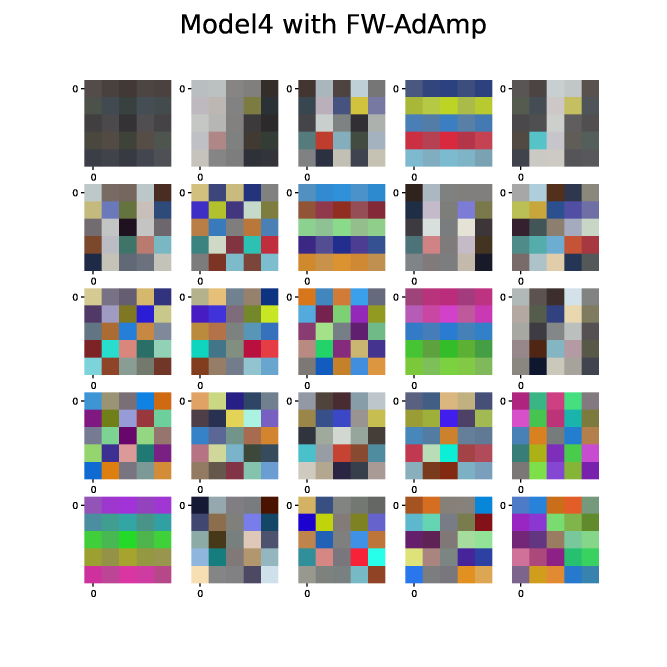
#> input picture adv/Model4 with FW-AdAmp.png, 2000 x 2000 px (shown at 1/3 size)
$ python -i whiteboard.py   (imports and definitions only)
#> lines starting #> are read from the running program, lines starting #| are printed output that depends on the picture
### adv/perturb_pca.py
import pickle
import matplotlib
import numpy as np
import matplotlib.pyplot as plt
matplotlib.style.use('seaborn-white')
np.random.seed(1919810)


def get_perturb_pkl_name(model_name, attacker_name):
    prefix = './pkls/pics_ptb_'
    return prefix + model_name + '_' + attacker_name + '.pkl'


def get_figure_title(model_name, attacker_name, patch_size):
    patch_size_str = str(patch_size)
    return ' '.join([model_name, attacker_name, patch_size_str]).upper()


def get_save_file_name(model_name, attacker_name, patch_size):
    patch_size_str = str(patch_size)
    return '_'.join([model_name, attacker_name, patch_size_str])


# [102 lines left out: functions patching, patch_pca, get_head_patches, visualize_head_patches, visualize_cumsum_energy, not called in this run]


def load_head_patches(pkl_path):
#> further down, picture is the input picture: shape (2000, 2000, 3); mean B, G, R 197.2, 197.3, 197.4
    head = pickle.load(open(pkl_path, 'rb'))
    return head.reshape(head.shape[0], -1)


# [187 lines left out: functions load_all_heads, generate_block_random_patch, generage_random_patch, compute_dot_products, run_patching_pipeline, visualize_dot_products and 1 more, not called in this run]


# [2 lines that do not run on import are left out]
    # print('Yooo.')

### adv/whiteboard.py
# %%
import cv2 as cv
import pickle
import numpy as np
import matplotlib.pyplot as plt
from perturb_pca import get_perturb_pkl_name, get_save_file_name, load_head_patches


def non_flattening_patching(perturbs, patch_size, downsample=False):
    N, C, H, W = perturbs.shape
    counter = H - patch_size + 1
    if downsample:
        rows = np.random.choice(range(counter), int(counter * 0.15))
        cols = np.random.choice(range(counter), int(counter * 0.15))
    else:
        rows = range(counter)
        cols = range(counter)
    print(f'  - Generating {len(rows)} x {len(cols)} patches.')
    patches = [
        perturbs[item, :, row:row+patch_size, col:col+patch_size]
        for item in range(N)
        for row in rows
        for col in cols]

    return np.array(patches)


def convert_image_to_unit8(img):
    return np.array(8 * (
        np.transpose(img, (1, 2, 0)) + 8/255) * 256, dtype=np.uint8)


def AI2614(img):
    red = cv.equalizeHist(img[:, :, 0])
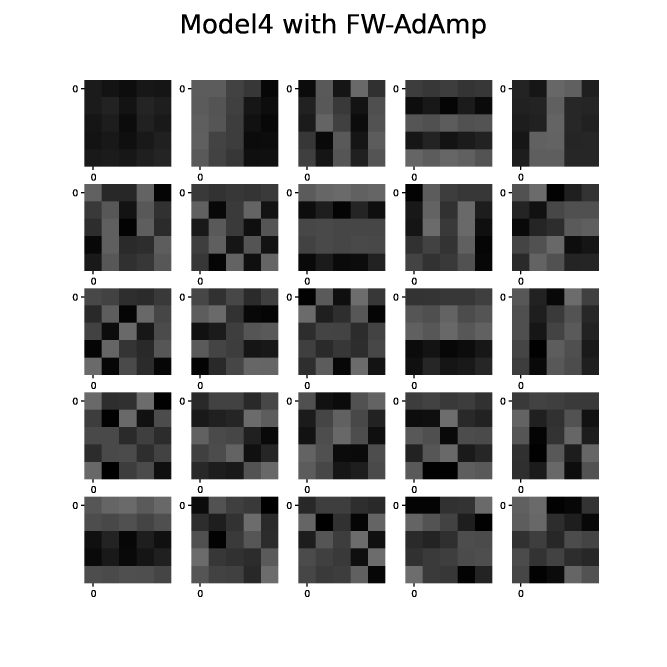
#> red: shape (2000, 2000) (shown at 1/3 size); min 0, max 255, mean 168.2
    green = cv.equalizeHist(img[:, :, 1])
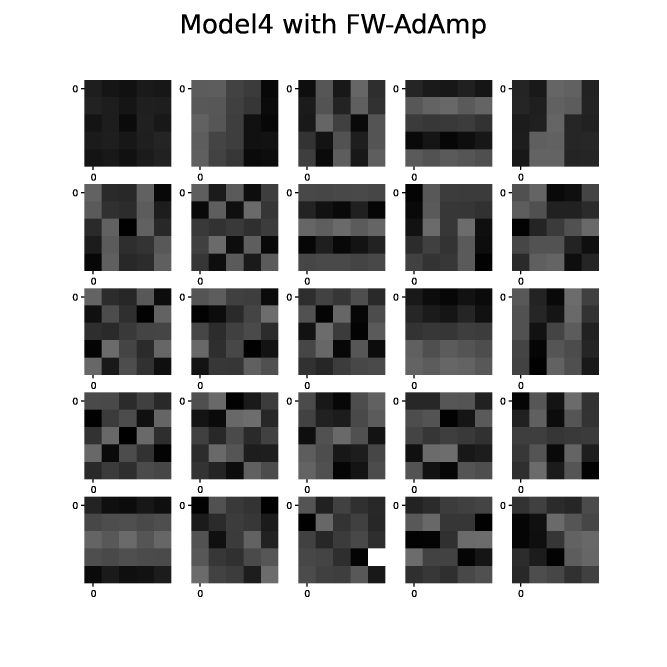
#> green: shape (2000, 2000) (shown at 1/3 size); min 0, max 255, mean 168.3
    blue = cv.equalizeHist(img[:, :, 2])
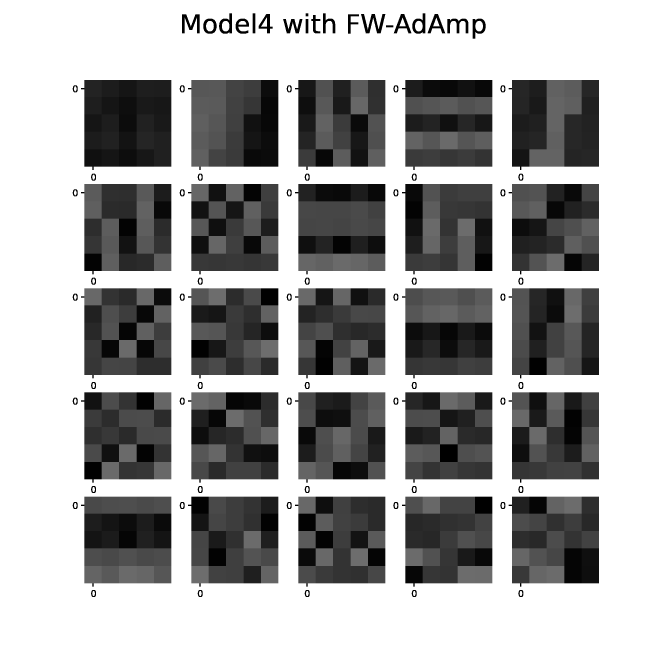
#> blue: shape (2000, 2000) (shown at 1/3 size); min 0, max 255, mean 168.2
    return np.transpose(np.array([red, green, blue]), (1, 2, 0))
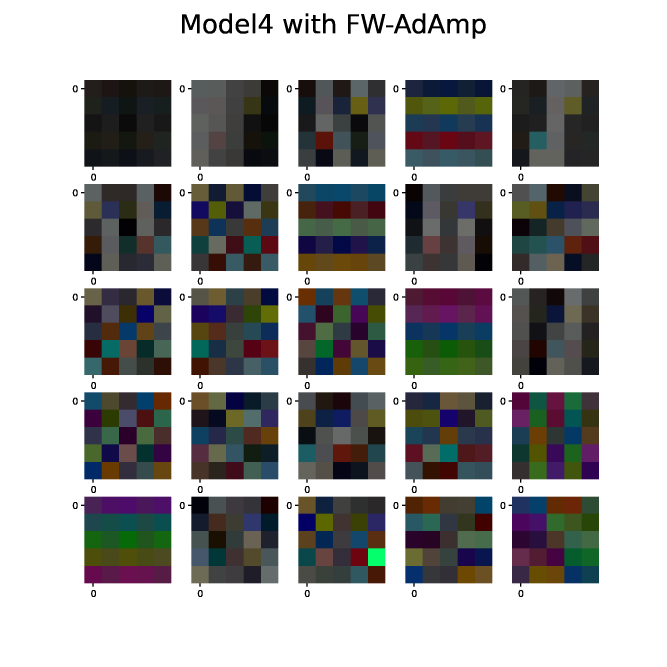
#> returned value: shape (2000, 2000, 3) (shown at 1/3 size); mean of channels 0, 1, 2 168.2, 168.3, 168.2; drawn as B, G, R


# %%
model = 'model2'
attacker = 'fw'

ptbname = get_perturb_pkl_name(model, attacker)

# [2 lines not run here, left out]

# patches = non_flattening_patching(perturbs, 5, downsample=False)

# %%
pkl_path = './pkls/' + \
    get_save_file_name(model, attacker, 5) + \
    '.pkl'
# [1 line that did not run here, left out]
# [1 line not run here, left out]
# [1 line that did not run here, left out]
# [1 line that did not run here, left out]
# [1 line that did not run here, left out]
# [1 line that did not run here, left out]

>>> import cv2
>>> picture = cv2.imread('Model4 with FW-AdAmp.png')
>>> result = AI2614(picture)
